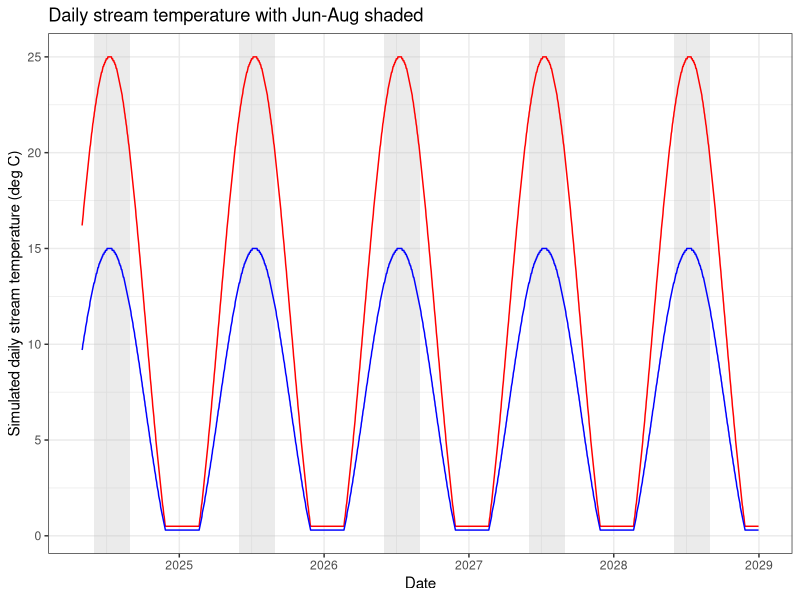
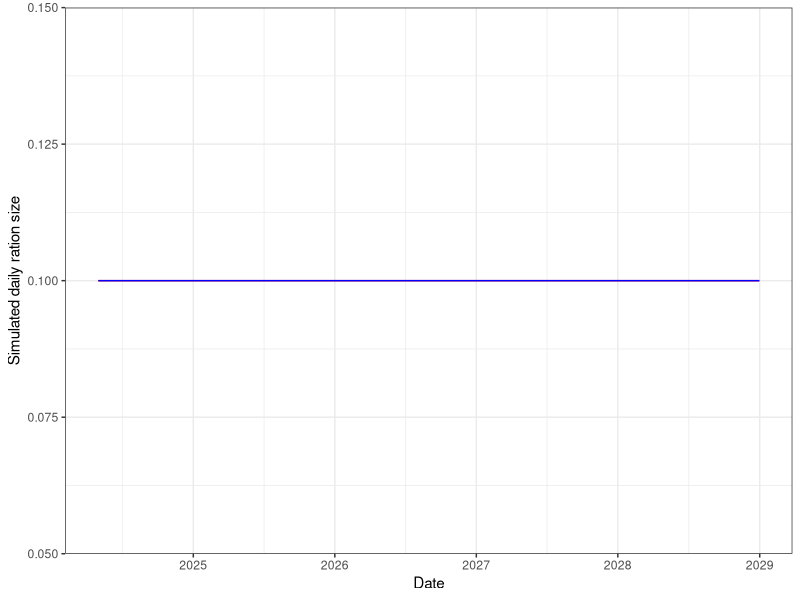
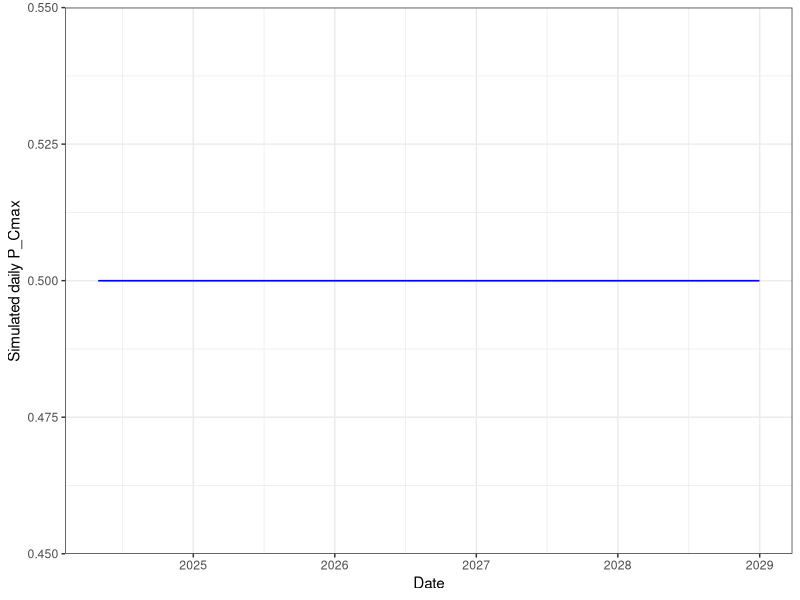

Write R code to recreate these figures, in order.
#' ---
#' title: Simulate Habitat
#' ---
#' 


library(tidyverse)
library(ggpubr)
library(egg)


# Set seed for reproducibility
set.seed(123)

# 1. Create a date range (1 year)
dates <- seq(as.Date("2024-05-01"), as.Date("2028-12-31"), by="day")
n <- length(dates)
doy <- as.numeric(format(dates, "%j")) # Day of year

# 2. Simulate Stream Temperature (Sine wave + Noise)
# Parameters: Midpoint, Amplitude, Offset
base_temp <- 11        # Average annual temperature
amplitude <- 14         # Seasonal fluctuation amplitude
# Peak temperature occurs late in the year (July/Aug)
stream_temp <- base_temp + amplitude * sin(2 * pi * (doy - 100) / 365)

# 3. Add random noise (daily weather variation)
noise <- rnorm(n, mean = 0, sd = 0) # no variation for simplicity
simulated_temp <- stream_temp + noise

# 4. Force values near 0 to small postive, max = 25
simulated_temp[simulated_temp < 0.5] <- 0.5
simulated_temp[simulated_temp > 25] <- 25

# 4. Simulate cold regime using a multiplier
simulated_temp_cold <- simulated_temp*0.6

# 4. Create Data Frame
habitat_df <- tibble(date = dates, 
                     doy = doy, 
                     dayofsim = 1:length(dates),
                     temp_warm = round(simulated_temp, digits = 1), 
                     temp_cold = round(simulated_temp_cold, digits = 1))

# 5. Plot the simulation
summer_shading <- data.frame(
  xmin = as.Date(paste0(unique(format(habitat_df$date, "%Y")), "-06-01")),
  xmax = as.Date(paste0(unique(format(habitat_df$date, "%Y")), "-08-31")),
  ymin = -Inf, ymax = Inf
)

habitat_df %>% ggplot() +
  geom_rect(data = summer_shading,
            aes(xmin = xmin, xmax = xmax, ymin = ymin, ymax = ymax),
            fill = "grey", alpha = 0.3, inherit.aes = FALSE) +
  geom_line(aes(x = date, y = temp_warm), color = "red") +
  geom_line(aes(x = date, y = temp_cold), color = "blue") +
  theme_bw() + 
  xlab("Date") + 
  ylab("Simulated daily stream temperature (deg C)") + 
  labs(title = "Daily stream temperature with Jun-Aug shaded")


# function to retrieve water temperature in patch = patch and at doy/time = t
get_patchtemp <- function(t, patch) {
  if (patch == "warm") {
    habitat_df$temp_warm[habitat_df$dayofsim == t]
  } else {
    habitat_df$temp_cold[habitat_df$dayofsim == t]
  }
}


# define habitat specific ration size
ration_cold <- 0.10
ration_warm <- 0.10

# define random variation in ration size
ration_sd <- 0.00 # no variation for simplicity

# function to generate patch food availability at time t (stochastic)
patch_food <- function(patch) {
  if (patch == "warm") {
    max(0, min(1, rnorm(1, ration_warm, ration_sd)))
  } else {
    max(0, min(1, rnorm(1, ration_cold, ration_sd)))
  }
}

# define food in habitat tibble
habitat_df <- habitat_df %>% 
  mutate(ration_warm = replicate(n = dim(.)[1], patch_food("warm")),
         ration_cold = replicate(n = dim(.)[1], patch_food("cold")))

# plot ration size
habitat_df %>% ggplot() + 
  geom_line(aes(x = date, y = ration_warm), color = "red") +
  geom_line(aes(x = date, y = ration_cold), color = "blue") +
  theme_bw() + 
  xlab("Date") + 
  ylab("Simulated daily ration size")


# function to retrieve ration in patch = patch and at doy/time = t
get_patchration <- function(t, patch) {
  if (patch == "warm") {
    habitat_df$ration_warm[habitat_df$dayofsim == t]
  } else {
    habitat_df$ration_cold[habitat_df$dayofsim == t]
  }
}


# define habitat specific ration size
pcmax_cold <- 0.5
pcmax_warm <- 0.5

# define random variation in ration size
pcmax_sd <- 0.00 # no variation for simplicity

# function to generate patch food availability at time t (stochastic)
patch_pcmax <- function(patch) {
  if (patch == "warm") {
    max(0, min(1, rnorm(1, pcmax_warm, ration_sd)))
  } else {
    max(0, min(1, rnorm(1, pcmax_cold, ration_sd)))
  }
}

# define food in habitat tibble
habitat_df <- habitat_df %>% 
  mutate(pcmax_warm = replicate(n = dim(.)[1], patch_pcmax("warm")),
         pcmax_cold = replicate(n = dim(.)[1], patch_pcmax("cold")))

# plot ration size
habitat_df %>% ggplot() + 
  geom_line(aes(x = date, y = pcmax_warm), color = "red") +
  geom_line(aes(x = date, y = pcmax_cold), color = "blue") +
  theme_bw() + 
  xlab("Date") + 
  ylab("Simulated daily P_Cmax")


# function to retrieve ration in patch = patch and at doy/time = t
get_patchpcmax <- function(t, patch) {
  if (patch == "warm") {
    habitat_df$pcmax_warm[habitat_df$dayofsim == t]
  } else {
    habitat_df$pcmax_cold[habitat_df$dayofsim == t]
  }
}


str(habitat_df)
head(habitat_df)


#quarto::qmd_to_r_script("Habitat.qmd")
